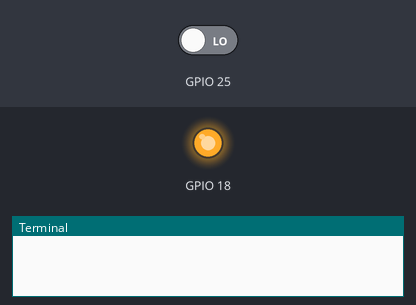
The program below on a simulated Raspberry Pi (BCM pin numbers). On the bench: output pins drawn as LEDs (lit = HIGH), the last lines printed to the terminal. The inputs (shaded band) are chosen by the test bench; at power-on: GPIO 25 LOW. Web requests get an empty 200 reply after 0.4 s; the clock reads 2024-03-15 10:24:30 at power-on unless the program sets it.

Above: at 1.2 s.
1.3 s: GPIO 25 driven HIGH
At 2.5 s:
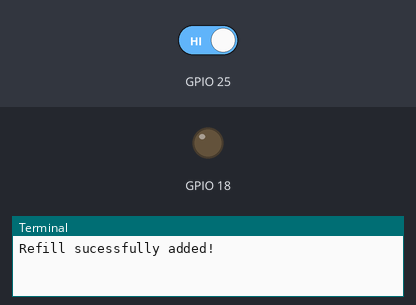
2.8 s: GPIO 25 driven LOW
At 3.7 s:
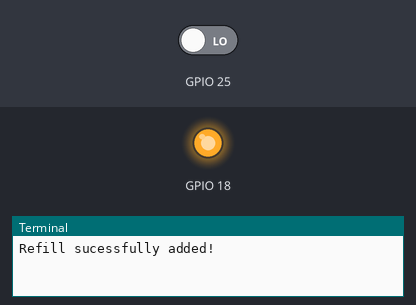
Timing chart, 0 to 5.8 s (numbered marks = the images above; inputs shaded):
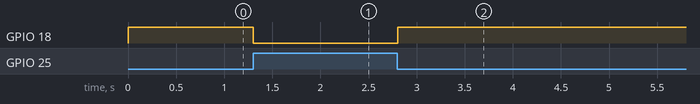

Measured:
- after the input at 1.3 s, GPIO 18: HIGH → LOW at once
- after the input at 2.8 s, GPIO 18: LOW → HIGH at once

The program:

refill_button.py
```python
import RPi.GPIO as GPIO
import time
from urllib import urlencode
import urllib2

GPIO.setwarnings(False)
GPIO.setmode(GPIO.BCM)
GPIO.setup(18, GPIO.OUT)
GPIO.setup(25, GPIO.IN)
url = "https://my-sodastream-dashboard-api.herokuapp.com/refills"


def new_refill(elapsed_time):
    print 'New Refill at ' + time.ctime(int(time.time())) + ' -> elapsed time: %.5f' %  elapsed_time
    http_post(url, {"elapsedTime": elapsed_time})
    print 'Refill sucessfully added!\n\n'

def http_post(url, data):
    post = urlencode(data)
    req = urllib2.Request(url, post)
    response = urllib2.urlopen(req)
    return response.read()

def listen_to_click_events():
  start_time=None
  while True:
      if GPIO.input(25):
          GPIO.output(18, False)
          if start_time:
              elapsed_time = time.time() - start_time
              new_refill(elapsed_time)
              start_time = None

      else:
          if not start_time:
              start_time = time.time()
          GPIO.output(18, True)
      time.sleep(0.05)

listen_to_click_events()
```
